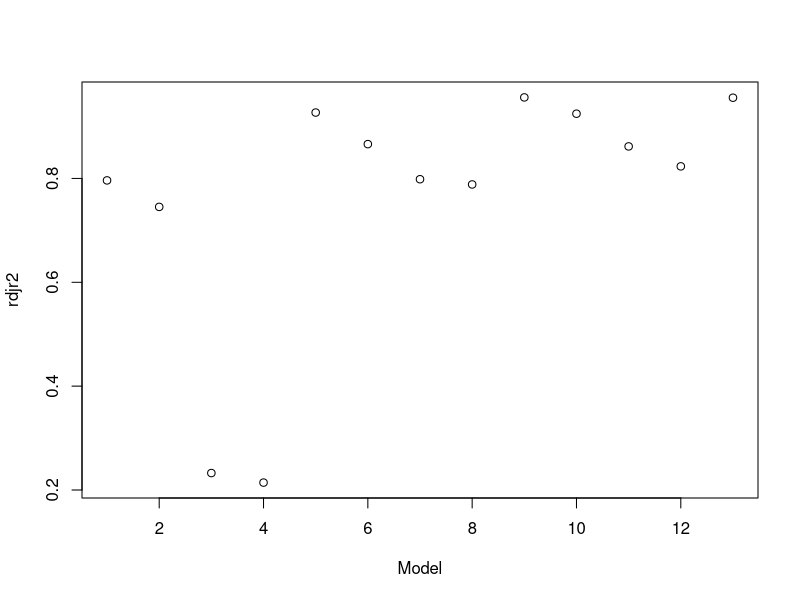
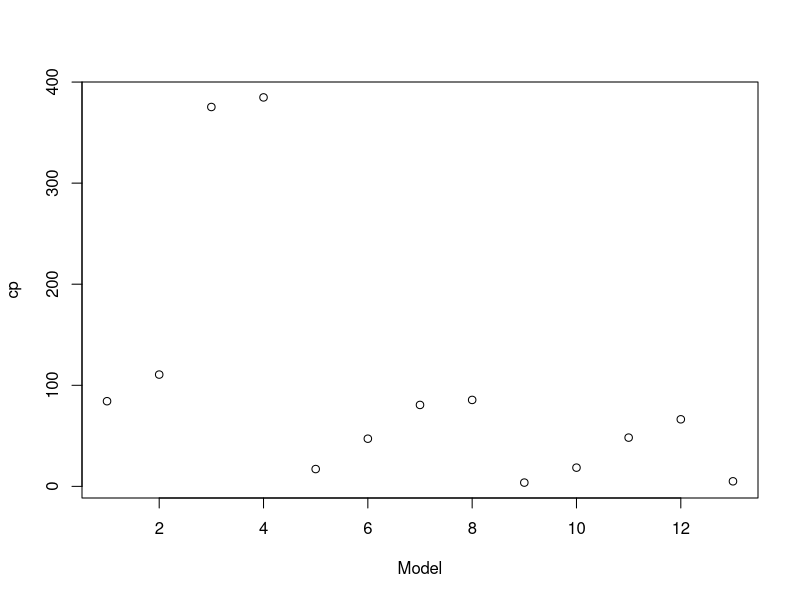

Write the R code that produced these figures, in order.
## ---- chunk 1
data1 <- read.table("CH09PR10.txt",head=FALSE,col.names = c('Y',
'X1','X2','X3','X4'))
library(leaps)
regfit.full = regsubsets(Y~.,data=data1,nbest = 4)
reg.summary=summary(regfit.full)
plot(reg.summary$adjr2,xlab="Model",ylab="rdjr2") 
coef(regfit.full,order(reg.summary$adjr2,decreasing=TRUE)[1:4])
reg.summary$adjr2[order(reg.summary$adjr2,decreasing=TRUE)[1:4]]
## ---- chunk 2
plot(reg.summary$cp,xlab="Model",ylab="cp") 
coef(regfit.full,order(reg.summary$cp,decreasing=FALSE)[1:4])
reg.summary$cp[order(reg.summary$cp,decreasing=FALSE)[1:4]]
## ---- chunk 3
lm.full <- lm(Y~.,data = data1)
lm.null <- lm(Y ~ 1, data = data1)
add1(lm.null, ~X1+X2+X3+X4,test='F')

## ---- chunk 4
## Now X3 is the least significant and p(X3)<0.05
drop1(update(lm.null, ~ . +X3), test = "F")
## ---- chunk 5
## Now p(X3)<0.10, no need to drop them.
add1(update(lm.null, ~ . +X3), scope = ~ X1+X2+X3+X4, test = "F")
## ---- chunk 6
## Now X1 is the least significant and p(X1)<0.05
drop1(update(lm.null, ~ . +X3+X1), test = "F")
## ---- chunk 7
## Now p(X1)<0.10 and p(X3)<0.10, no need to drop them.
add1(update(lm.null, ~ . +X3+X1), scope = ~ X1+X2+X3+X4, test = "F")
## ---- chunk 8
## Now X4 is the least significant and p(X4)<0.05
drop1(update(lm.null, ~ . +X3+X1+X4), test = "F")
## ---- chunk 9
## Now p(X1)<0.10, p(X3)<0.10 and p(X4)<0.10, no need to drop them.
add1(update(lm.null, ~ . +X3+X1+X4), scope = ~ X1+X2+X3+X4, test = "F")
## ---- chunk 10
## Now X2 is the least significant and p(X2)>0.05, no need to add it.
## Therefore, no new variables can be entered and no old variables need to be removed. 
## The regression process stop.
## ---- chunk 11
data2 <- read.table("CH09PR22.txt",head=FALSE,col.names = c('Y',
'X1','X2','X3','X4'))
lm_val <- lm(Y~X1+X3+X4,data=data2)
lm_train <- lm(Y~X1+X3+X4,data=data1)
summary(lm_val)
summary(lm_train)
MSE_train <- sum(lm_train$residuals^2)/lm_train$df.residual
MSE_val <- sum(lm_val$residuals^2)/lm_val$df.residual
MSE_train
MSE_val
lm_train.aov <- anova(lm_train)
lm_val.aov <- anova(lm_val)
1 - MSE_train * lm_train$df.residual / sum(lm_train.aov[, 2])
1 - MSE_val*lm_val$df.residual / sum(lm_val.aov[, 2])
## ---- chunk 12
lm.fit <- lm(Y~X1+X3+X4,data=data1)
lm.MSE <- sum(lm.fit$residuals^2)/lm.fit$df.residual
data4 <- data.frame(X1=data2$X1,X4=data2$X3,X5=data2$X4)
lm.predMSE <- sum((predict(lm.fit,data2)-data2$Y)^2)/length(data2$Y)
lm.predMSE
lm.MSE
